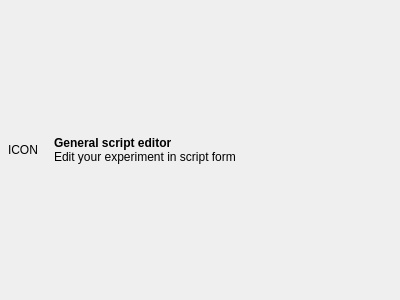
<?xml version="1.0" encoding="UTF-8"?>
<ui version="4.0">
 <class>widget_general_script_editor</class>
 <widget class="QWidget" name="widget_general_script_editor">
  <property name="geometry">
   <rect>
    <x>0</x>
    <y>0</y>
    <width>400</width>
    <height>300</height>
   </rect>
  </property>
  <property name="windowTitle">
   <string>Form</string>
  </property>
  <layout class="QVBoxLayout" name="layout_vbox">
   <property name="margin">
    <number>4</number>
   </property>
   <item>
    <widget class="QWidget" name="widget" native="true">
     <property name="sizePolicy">
      <sizepolicy hsizetype="Preferred" vsizetype="Fixed">
       <horstretch>0</horstretch>
       <verstretch>0</verstretch>
      </sizepolicy>
     </property>
     <layout class="QHBoxLayout" name="horizontalLayout">
      <property name="spacing">
       <number>16</number>
      </property>
      <property name="margin">
       <number>4</number>
      </property>
      <item>
       <widget class="QLabel" name="label_warning_icon">
        <property name="sizePolicy">
         <sizepolicy hsizetype="Fixed" vsizetype="Fixed">
          <horstretch>0</horstretch>
          <verstretch>0</verstretch>
         </sizepolicy>
        </property>
        <property name="text">
         <string>ICON</string>
        </property>
       </widget>
      </item>
      <item>
       <widget class="QLabel" name="label">
        <property name="sizePolicy">
         <sizepolicy hsizetype="Preferred" vsizetype="Fixed">
          <horstretch>0</horstretch>
          <verstretch>0</verstretch>
         </sizepolicy>
        </property>
        <property name="text">
         <string>&lt;b&gt;General script editor&lt;/b&gt;&lt;br /&gt;
Edit your experiment in script form</string>
        </property>
        <property name="wordWrap">
         <bool>true</bool>
        </property>
       </widget>
      </item>
     </layout>
    </widget>
   </item>
  </layout>
 </widget>
 <resources/>
 <connections/>
</ui>
